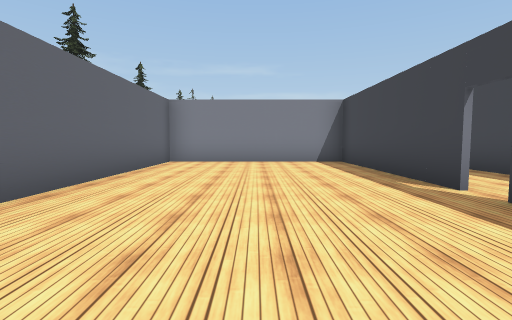
[1] (above)

13 first-person views from a walk through a scene from a Unity 3-D project. The camera is 1.2 m above the floor, tilts 4° down and sees 85° across. The floor is counted in squares, 2 m on a side. Each view is taken from the middle of a square. On the plan, view 1 faces up. The plan holds only what a view shows up to about 9 squares ahead; the rest is blank. The place goes on beyond the plan. Some surface patterns are stand-ins.

[2]
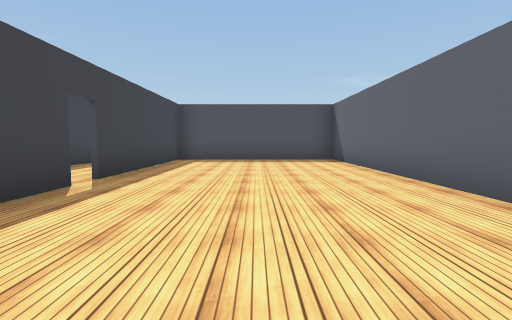

[3]
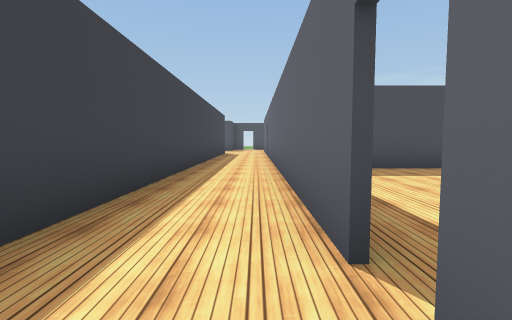

[4]
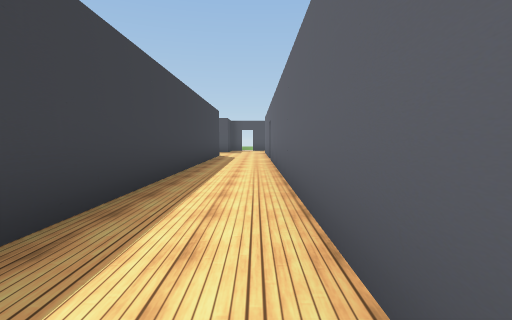

[5]
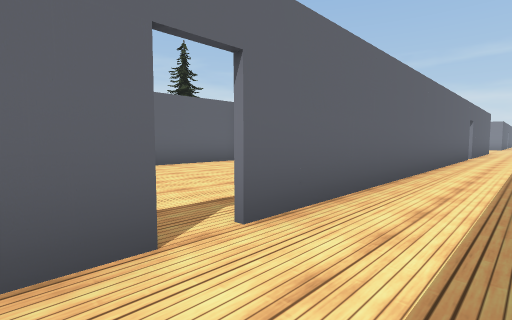

[6]
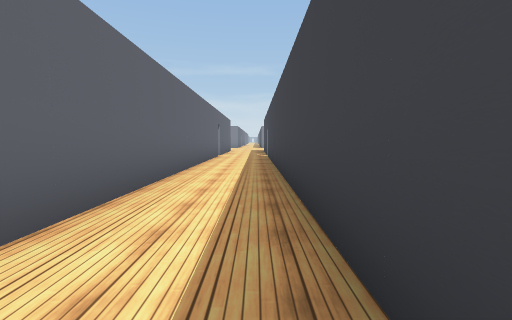

[7]
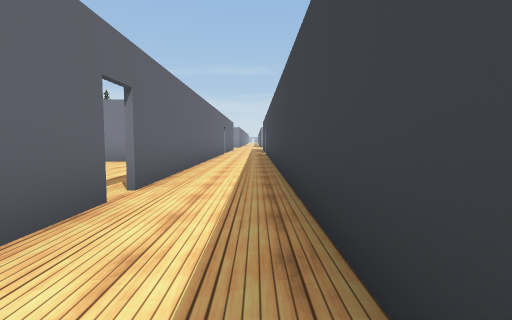

[8]
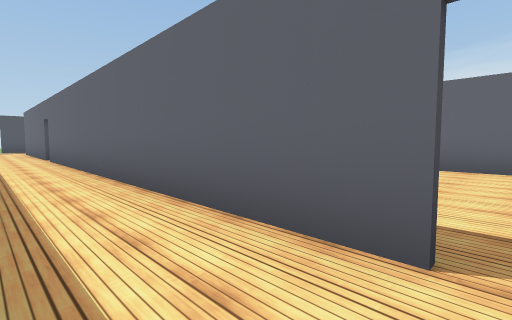

[9]
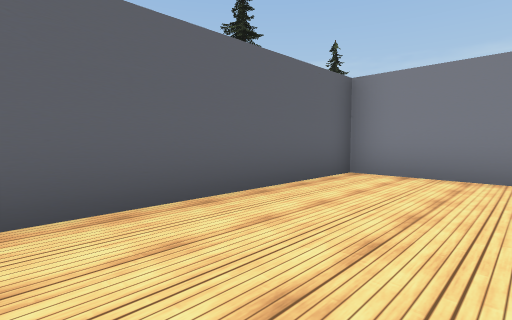

[10]
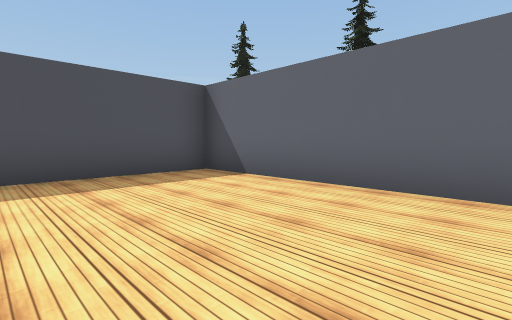

[11]
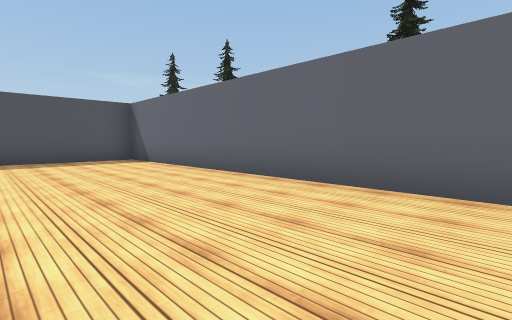

[12]
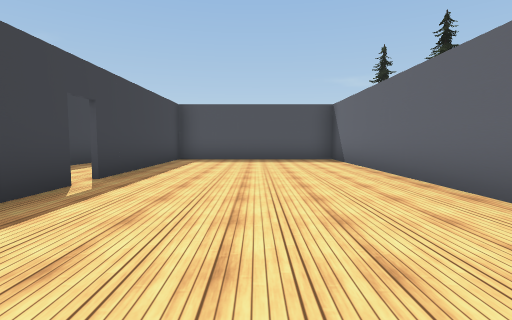

[13]
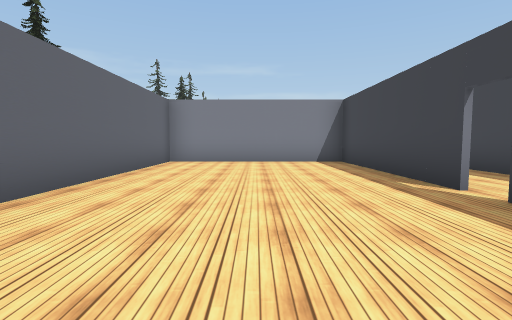

### Floor plan
Ten units are one square. View 1 is at (0, 0); x grows to the right and y downward. Boxes are objects, and circles mark ways between rooms. Rooms are numbered by the first view taken in them; rooms with no view inside come last. Other rooms are left out.
<svg viewBox="-50 -184 100 244">
<path fill="none" stroke="#000" d="M24 -32 24 -80M-25 -81 -25 19 24 19 24 -28M25 -80 -25 -80M26 -28 26 55M26 -86 26 -32M45 55 45 -85M-25 -146 -25 -81 25 -81M24 -132 24 -179 -25 -179 -25 -164M24 -80 24 -128"/>
<rect x="-45" y="-165" width="20" height="20" fill="#bbb"><title>tree</title></rect>
<circle cx="20" cy="-30" r="3" fill="#2a7"/>
<text x="-10" y="-30">1</text>
<text x="30" y="-20">2</text>
<text x="-10" y="-130">3</text>
</svg>
Room 1 opens to room 2.

Where each view was taken, in squares from view 1:
view 1: 0 up, 0 right, facing up
view 2: 7 up, 0 right, facing down
view 3: 4 up, 3 right, facing down
view 4: 2 up, 3 right, facing down
view 5: 2 up, 4 right, facing up-left
view 6: 2 up, 4 right, facing up
view 7: 0 up, 4 right, facing up
view 8: 3 up, 4 right, facing down-left
view 9: 3 up, 0 right, facing up-left
view 10: 13 up, 1 right, facing down-left
view 11: 17 up, 1 right, facing down-left
view 12: 17 up, 0 right, facing down
view 13: 10 up, 0 right, facing up
